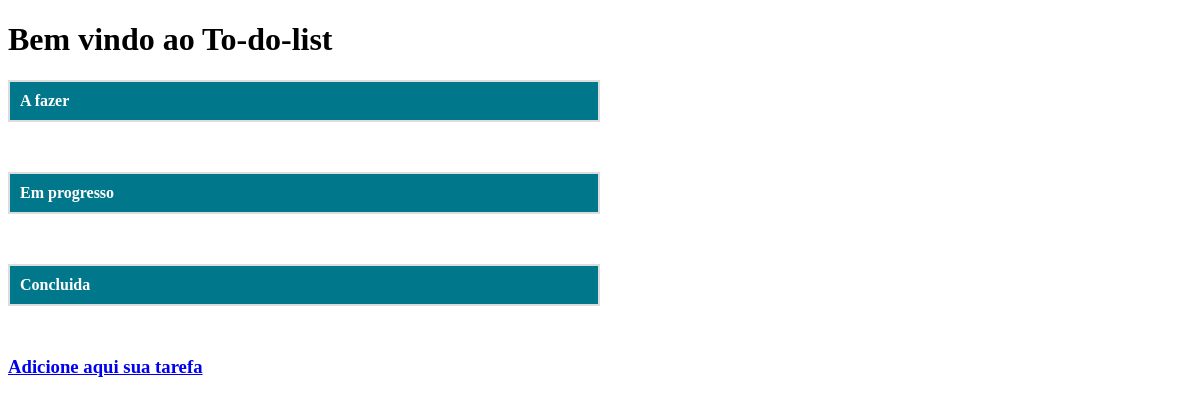
Page /dashboard (signed in) on the earlier database version.
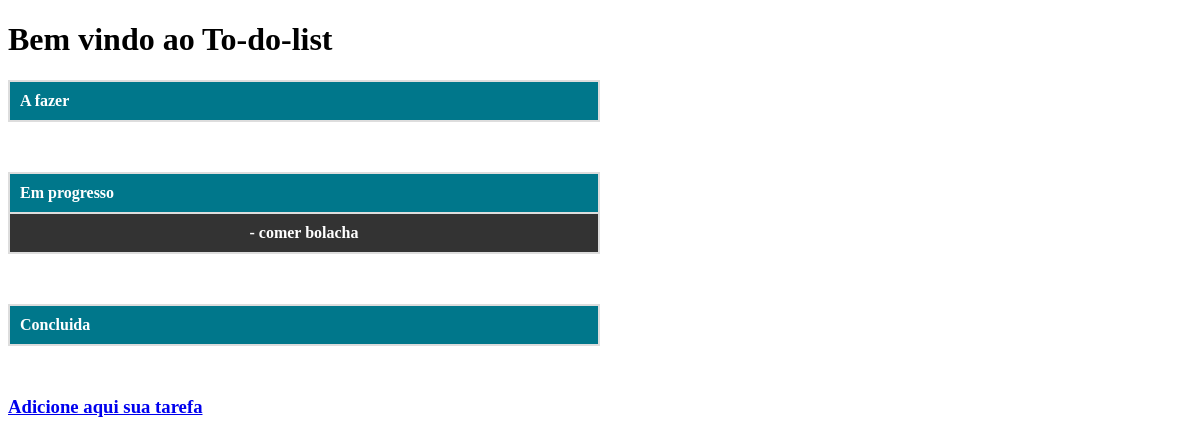
Same page on the later database version.
### models.py (models this page shows)
class Tasks(db.Model):
    id = db.Column(db.Integer, primary_key=True)
    user_id = db.Column(db.Integer, db.ForeignKey('user.id'), nullable=False)
    status = db.Column(db.String(15), nullable=False)
    description = db.Column(db.Text, nullable=False)

### application.py (the view)
@application.route("/dashboard", methods=["POST","GET"])
@login_required
def dashboard():
    todo_tasks, progress_tasks, complete_tasks= [], [], []
    all_tasks = current_user.tasks
    if all_tasks:
        for task in all_tasks:
            match task.status:
                case "todo":
                    todo_tasks.append(task)
                case "progress":
                    progress_tasks.append(task)
                case "complete":
                    complete_tasks.append(task)
    return render_template("dashboard.html", todo_tasks=todo_tasks, progress_tasks=progress_tasks, complete_tasks=complete_tasks)

### auth.py (called while the page is built)
@login_manager.user_loader
def load_user(user_id):
    return db.session.get(User,user_id)

### templates/dashboard.html (shortened to what this page needs)
<!DOCTYPE html>
<html lang="pt-br">
<head>
</head>
<body>
    <h1>Bem vindo ao To-do-list {{ username }}</h1>
    <table style="border-collapse: collapse; width: 50%; margin-bottom: 50px;">
        <tr style="background-color: #00778b; color: white;">
            <th style="border: 2px solid #dddddd; padding: 10px; text-align: start;">
                A fazer
            </th>
        </tr>
    </table>
    <table style="border-collapse: collapse; width: 50%; margin-bottom: 50px;">
        <tr style="background-color: #00778b; color: white;">
            <th style="border: 2px solid #dddddd; padding: 10px; text-align: start;">
                Em progresso
            </th>
        </tr>
        {% if progress_tasks %}
            {% for task in progress_tasks %}
            <tr style="background-color: #333333; color: white;">
                <th style="border: 2px solid #dddddd; padding: 10px;">
                    - {{ task.description }}
                </th>
            </tr>
            {% endfor %}
        {% endif %}
    </table>
    <table style="border-collapse: collapse; width: 50%; margin-bottom: 50px;">
        <tr style="background-color: #00778b; color: white;">
            <th style="border: 2px solid #dddddd; padding: 10px; text-align: start;">
                Concluida
            </th>
        </tr>
    </table>
    <h3><a href="{{ url_for('add_task') }}">Adicione aqui sua tarefa</a></h3>
</body>
</html>

Differences in the rows shown:
added Tasks: description "comer bolacha"
